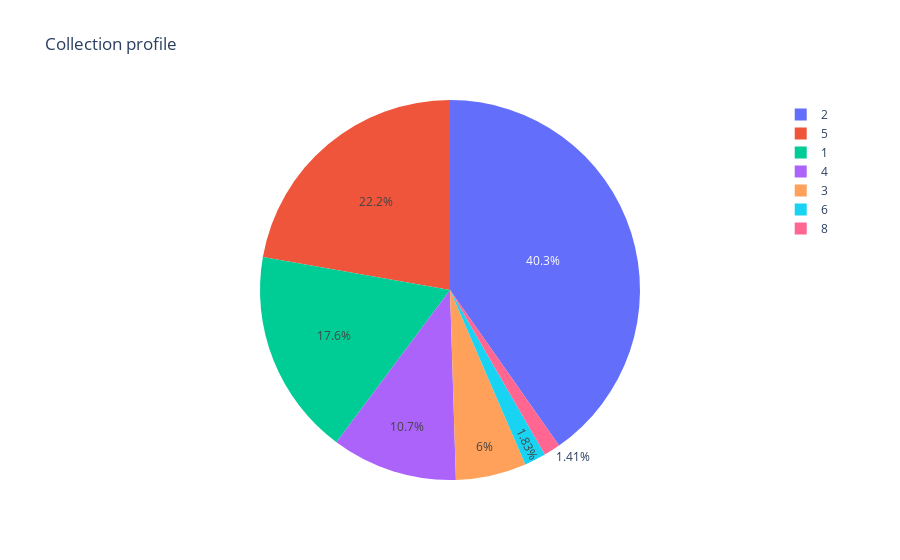

Write notebook code for a chart like this one.
### Code cell
# collection profile

temp_series = pdx['Collection'].value_counts()
labels = (np.array(temp_series.index))
sizes = (np.array((temp_series / temp_series.sum())*100))

trace = go.Pie(labels=labels, values=sizes)
layout = go.Layout(
    title='Collection profile'
)
data = [trace]
fig = go.Figure(data=data, layout=layout)
py.iplot(fig)

### Figure 1 — Plotly figure (JSON) as saved in the notebook; plotly's stock layout.template omitted (floating-point values rounded to 4 significant figures)
{"data": [{"labels": [2, 5, 1, 4, 3, 6, 8], "type": "pie", "values": [40.27, 22.22, 17.58, 10.69, 5.999, 1.826, 1.408]}], "layout": {"title": {"text": "Collection profile"}}}
